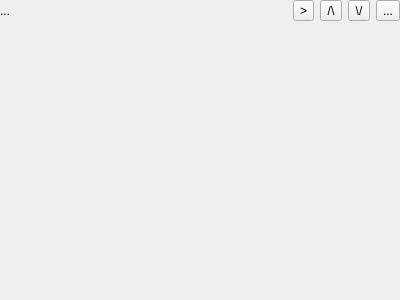
<?xml version="1.0" encoding="UTF-8"?>
<ui version="4.0">
 <class>fairwind::apps::settings::browser::UIItem</class>
 <widget class="QWidget" name="fairwind::apps::settings::browser::UIItem">
  <property name="geometry">
   <rect>
    <x>0</x>
    <y>0</y>
    <width>400</width>
    <height>300</height>
   </rect>
  </property>
  <property name="windowTitle">
   <string>UIItem</string>
  </property>
  <layout class="QGridLayout" name="gridLayout">
   <property name="leftMargin">
    <number>0</number>
   </property>
   <property name="topMargin">
    <number>0</number>
   </property>
   <property name="rightMargin">
    <number>0</number>
   </property>
   <property name="bottomMargin">
    <number>0</number>
   </property>
   <item row="0" column="0">
    <layout class="QVBoxLayout" name="verticalLayout">
     <item>
      <layout class="QHBoxLayout" name="horizontalLayout_Tools">
       <item>
        <widget class="QLabel" name="label_Name">
         <property name="text">
          <string>...</string>
         </property>
        </widget>
       </item>
       <item>
        <widget class="QToolButton" name="toolButton_Expand">
         <property name="text">
          <string>&gt;</string>
         </property>
        </widget>
       </item>
       <item>
        <widget class="QToolButton" name="toolButton_Up">
         <property name="text">
          <string>/\</string>
         </property>
        </widget>
       </item>
       <item>
        <widget class="QToolButton" name="toolButton_Down">
         <property name="text">
          <string>\/</string>
         </property>
        </widget>
       </item>
       <item>
        <widget class="QToolButton" name="toolButton_Remove">
         <property name="text">
          <string>...</string>
         </property>
        </widget>
       </item>
      </layout>
     </item>
     <item>
      <widget class="QWidget" name="widget_Container" native="true">
       <property name="sizePolicy">
        <sizepolicy hsizetype="Preferred" vsizetype="Expanding">
         <horstretch>0</horstretch>
         <verstretch>0</verstretch>
        </sizepolicy>
       </property>
       <layout class="QGridLayout" name="gridLayout_2">
        <property name="leftMargin">
         <number>0</number>
        </property>
        <property name="topMargin">
         <number>0</number>
        </property>
        <property name="rightMargin">
         <number>0</number>
        </property>
        <property name="bottomMargin">
         <number>0</number>
        </property>
        <item row="0" column="0">
         <layout class="QVBoxLayout" name="verticalLayout_Container"/>
        </item>
       </layout>
      </widget>
     </item>
    </layout>
   </item>
  </layout>
 </widget>
 <resources/>
 <connections/>
</ui>
